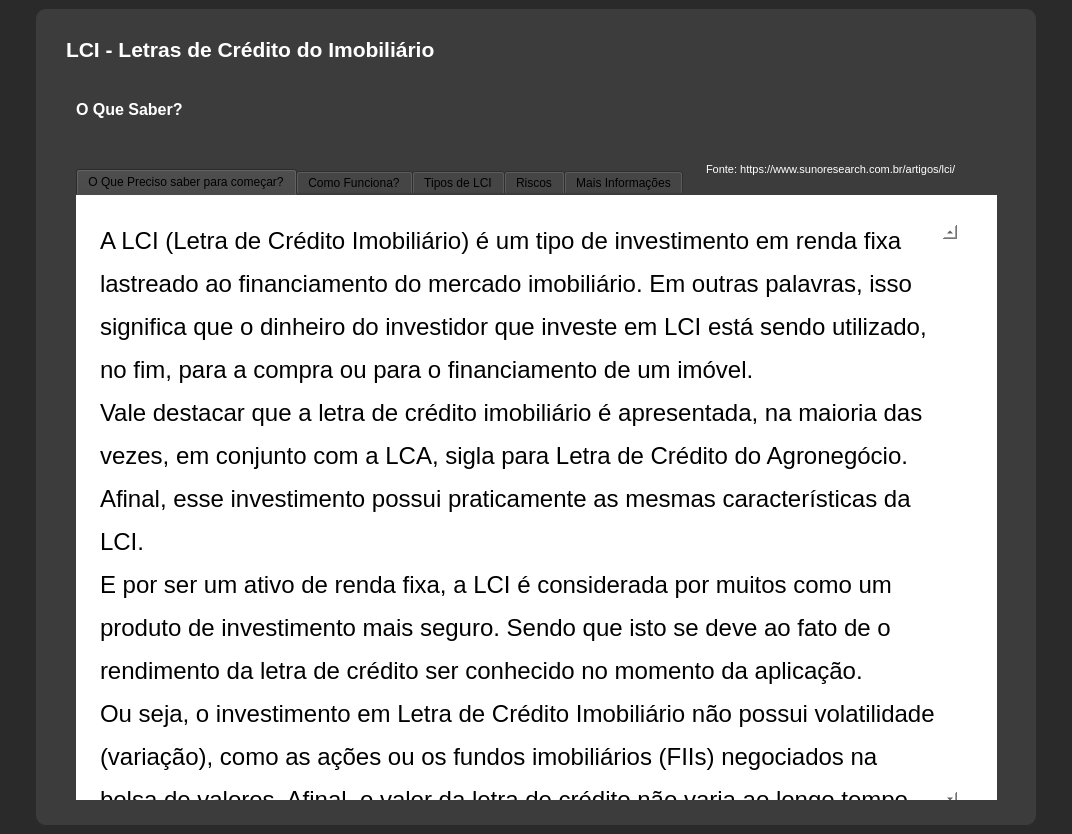
<?xml version="1.0" encoding="UTF-8"?>
<ui version="4.0">
 <class>MainWindow_Tela_base</class>
 <widget class="QMainWindow" name="MainWindow_Tela_base">
  <property name="geometry">
   <rect>
    <x>0</x>
    <y>0</y>
    <width>1072</width>
    <height>834</height>
   </rect>
  </property>
  <property name="minimumSize">
   <size>
    <width>500</width>
    <height>700</height>
   </size>
  </property>
  <property name="windowTitle">
   <string>Tela_base</string>
  </property>
  <property name="styleSheet">
   <string notr="true">background-color: rgb(42, 42, 42);</string>
  </property>
  <widget class="QWidget" name="centralwidget_Tela_base">
   <layout class="QVBoxLayout" name="verticalLayout">
    <property name="spacing">
     <number>0</number>
    </property>
    <property name="leftMargin">
     <number>0</number>
    </property>
    <property name="topMargin">
     <number>0</number>
    </property>
    <property name="rightMargin">
     <number>0</number>
    </property>
    <property name="bottomMargin">
     <number>0</number>
    </property>
    <item>
     <widget class="QFrame" name="conteudo_Tela_base">
      <property name="font">
       <font>
        <pointsize>11</pointsize>
       </font>
      </property>
      <property name="styleSheet">
       <string notr="true">background-color: rgb(42, 42, 42);</string>
      </property>
      <property name="frameShape">
       <enum>QFrame::NoFrame</enum>
      </property>
      <property name="frameShadow">
       <enum>QFrame::Raised</enum>
      </property>
      <layout class="QHBoxLayout" name="horizontalLayout">
       <item>
        <widget class="QFrame" name="Tela_Base">
         <property name="maximumSize">
          <size>
           <width>1000</width>
           <height>1000</height>
          </size>
         </property>
         <property name="styleSheet">
          <string notr="true">background-color: rgb(60, 60, 60);
border-radius: 10px;</string>
         </property>
         <property name="frameShape">
          <enum>QFrame::NoFrame</enum>
         </property>
         <property name="frameShadow">
          <enum>QFrame::Raised</enum>
         </property>
         <widget class="QLabel" name="label">
          <property name="geometry">
           <rect>
            <x>30</x>
            <y>20</y>
            <width>591</width>
            <height>41</height>
           </rect>
          </property>
          <property name="palette">
           <palette>
            <active>
             <colorrole role="WindowText">
              <brush brushstyle="SolidPattern">
               <color alpha="255">
                <red>255</red>
                <green>255</green>
                <blue>255</blue>
               </color>
              </brush>
             </colorrole>
             <colorrole role="Button">
              <brush brushstyle="SolidPattern">
               <color alpha="255">
                <red>60</red>
                <green>60</green>
                <blue>60</blue>
               </color>
              </brush>
             </colorrole>
             <colorrole role="Base">
              <brush brushstyle="SolidPattern">
               <color alpha="255">
                <red>60</red>
                <green>60</green>
                <blue>60</blue>
               </color>
              </brush>
             </colorrole>
             <colorrole role="Window">
              <brush brushstyle="SolidPattern">
               <color alpha="255">
                <red>60</red>
                <green>60</green>
                <blue>60</blue>
               </color>
              </brush>
             </colorrole>
            </active>
            <inactive>
             <colorrole role="WindowText">
              <brush brushstyle="SolidPattern">
               <color alpha="255">
                <red>255</red>
                <green>255</green>
                <blue>255</blue>
               </color>
              </brush>
             </colorrole>
             <colorrole role="Button">
              <brush brushstyle="SolidPattern">
               <color alpha="255">
                <red>60</red>
                <green>60</green>
                <blue>60</blue>
               </color>
              </brush>
             </colorrole>
             <colorrole role="Base">
              <brush brushstyle="SolidPattern">
               <color alpha="255">
                <red>60</red>
                <green>60</green>
                <blue>60</blue>
               </color>
              </brush>
             </colorrole>
             <colorrole role="Window">
              <brush brushstyle="SolidPattern">
               <color alpha="255">
                <red>60</red>
                <green>60</green>
                <blue>60</blue>
               </color>
              </brush>
             </colorrole>
            </inactive>
            <disabled>
             <colorrole role="WindowText">
              <brush brushstyle="SolidPattern">
               <color alpha="255">
                <red>120</red>
                <green>120</green>
                <blue>120</blue>
               </color>
              </brush>
             </colorrole>
             <colorrole role="Button">
              <brush brushstyle="SolidPattern">
               <color alpha="255">
                <red>60</red>
                <green>60</green>
                <blue>60</blue>
               </color>
              </brush>
             </colorrole>
             <colorrole role="Base">
              <brush brushstyle="SolidPattern">
               <color alpha="255">
                <red>60</red>
                <green>60</green>
                <blue>60</blue>
               </color>
              </brush>
             </colorrole>
             <colorrole role="Window">
              <brush brushstyle="SolidPattern">
               <color alpha="255">
                <red>60</red>
                <green>60</green>
                <blue>60</blue>
               </color>
              </brush>
             </colorrole>
            </disabled>
           </palette>
          </property>
          <property name="font">
           <font>
            <family>Segoe UI</family>
            <pointsize>16</pointsize>
            <weight>75</weight>
            <bold>true</bold>
           </font>
          </property>
          <property name="text">
           <string>LCI - Letras de Crédito do Imobiliário</string>
          </property>
         </widget>
         <widget class="QLabel" name="label_2">
          <property name="geometry">
           <rect>
            <x>40</x>
            <y>90</y>
            <width>161</width>
            <height>21</height>
           </rect>
          </property>
          <property name="palette">
           <palette>
            <active>
             <colorrole role="WindowText">
              <brush brushstyle="SolidPattern">
               <color alpha="255">
                <red>255</red>
                <green>255</green>
                <blue>255</blue>
               </color>
              </brush>
             </colorrole>
             <colorrole role="Button">
              <brush brushstyle="SolidPattern">
               <color alpha="255">
                <red>60</red>
                <green>60</green>
                <blue>60</blue>
               </color>
              </brush>
             </colorrole>
             <colorrole role="Base">
              <brush brushstyle="SolidPattern">
               <color alpha="255">
                <red>60</red>
                <green>60</green>
                <blue>60</blue>
               </color>
              </brush>
             </colorrole>
             <colorrole role="Window">
              <brush brushstyle="SolidPattern">
               <color alpha="255">
                <red>60</red>
                <green>60</green>
                <blue>60</blue>
               </color>
              </brush>
             </colorrole>
            </active>
            <inactive>
             <colorrole role="WindowText">
              <brush brushstyle="SolidPattern">
               <color alpha="255">
                <red>255</red>
                <green>255</green>
                <blue>255</blue>
               </color>
              </brush>
             </colorrole>
             <colorrole role="Button">
              <brush brushstyle="SolidPattern">
               <color alpha="255">
                <red>60</red>
                <green>60</green>
                <blue>60</blue>
               </color>
              </brush>
             </colorrole>
             <colorrole role="Base">
              <brush brushstyle="SolidPattern">
               <color alpha="255">
                <red>60</red>
                <green>60</green>
                <blue>60</blue>
               </color>
              </brush>
             </colorrole>
             <colorrole role="Window">
              <brush brushstyle="SolidPattern">
               <color alpha="255">
                <red>60</red>
                <green>60</green>
                <blue>60</blue>
               </color>
              </brush>
             </colorrole>
            </inactive>
            <disabled>
             <colorrole role="WindowText">
              <brush brushstyle="SolidPattern">
               <color alpha="255">
                <red>120</red>
                <green>120</green>
                <blue>120</blue>
               </color>
              </brush>
             </colorrole>
             <colorrole role="Button">
              <brush brushstyle="SolidPattern">
               <color alpha="255">
                <red>60</red>
                <green>60</green>
                <blue>60</blue>
               </color>
              </brush>
             </colorrole>
             <colorrole role="Base">
              <brush brushstyle="SolidPattern">
               <color alpha="255">
                <red>60</red>
                <green>60</green>
                <blue>60</blue>
               </color>
              </brush>
             </colorrole>
             <colorrole role="Window">
              <brush brushstyle="SolidPattern">
               <color alpha="255">
                <red>60</red>
                <green>60</green>
                <blue>60</blue>
               </color>
              </brush>
             </colorrole>
            </disabled>
           </palette>
          </property>
          <property name="font">
           <font>
            <family>Segoe UI</family>
            <pointsize>12</pointsize>
            <weight>75</weight>
            <bold>true</bold>
           </font>
          </property>
          <property name="text">
           <string>O Que Saber?</string>
          </property>
         </widget>
         <widget class="QTabWidget" name="tabWidget">
          <property name="geometry">
           <rect>
            <x>40</x>
            <y>160</y>
            <width>921</width>
            <height>631</height>
           </rect>
          </property>
          <property name="styleSheet">
           <string notr="true"/>
          </property>
          <property name="currentIndex">
           <number>0</number>
          </property>
          <widget class="QWidget" name="tab1">
           <attribute name="title">
            <string>O Que Preciso saber para começar?</string>
           </attribute>
           <widget class="QTextBrowser" name="textBrowser_3">
            <property name="geometry">
             <rect>
              <x>0</x>
              <y>-10</y>
              <width>921</width>
              <height>641</height>
             </rect>
            </property>
            <property name="font">
             <font>
              <family>Segoe UI</family>
              <pointsize>40</pointsize>
              <weight>50</weight>
              <bold>false</bold>
             </font>
            </property>
            <property name="styleSheet">
             <string notr="true">background-color: white;
padding-left: 20px; padding-right: 40px; padding-top: 40 px; padding-bottom: 20px;
font-size: 40pt</string>
            </property>
            <property name="sizeAdjustPolicy">
             <enum>QAbstractScrollArea::AdjustToContents</enum>
            </property>
            <property name="html">
             <string>&lt;!DOCTYPE HTML PUBLIC &quot;-//W3C//DTD HTML 4.0//EN&quot; &quot;http://www.w3.org/TR/REC-html40/strict.dtd&quot;&gt;
&lt;html&gt;&lt;head&gt;&lt;meta name=&quot;qrichtext&quot; content=&quot;1&quot; /&gt;&lt;style type=&quot;text/css&quot;&gt;
p, li { white-space: pre-wrap; }
&lt;/style&gt;&lt;/head&gt;&lt;body style=&quot; font-family:'Segoe UI'; font-size:40pt; font-weight:400; font-style:normal;&quot;&gt;
&lt;p style=&quot; margin-top:0px; margin-bottom:0px; margin-left:0px; margin-right:0px; -qt-block-indent:0; text-indent:0px;&quot;&gt;&lt;span style=&quot; font-size:28pt; vertical-align:super;&quot;&gt;A LCI (Letra de Crédito Imobiliário) é um tipo de investimento em renda fixa lastreado ao financiamento do mercado imobiliário. Em outras palavras, isso significa que o dinheiro do investidor que investe em LCI está sendo utilizado, no fim, para a compra ou para o financiamento de um imóvel.&lt;/span&gt;&lt;/p&gt;
&lt;p style=&quot; margin-top:0px; margin-bottom:0px; margin-left:0px; margin-right:0px; -qt-block-indent:0; text-indent:0px;&quot;&gt;&lt;span style=&quot; font-size:28pt; vertical-align:super;&quot;&gt;Vale destacar que a letra de crédito imobiliário é apresentada, na maioria das vezes, em conjunto com a LCA, sigla para Letra de Crédito do Agronegócio. Afinal, esse investimento possui praticamente as mesmas características da LCI.&lt;/span&gt;&lt;/p&gt;
&lt;p style=&quot; margin-top:0px; margin-bottom:0px; margin-left:0px; margin-right:0px; -qt-block-indent:0; text-indent:0px;&quot;&gt;&lt;span style=&quot; font-size:28pt; vertical-align:super;&quot;&gt;E por ser um ativo de renda fixa, a LCI é considerada por muitos como um produto de investimento mais seguro. Sendo que isto se deve ao fato de o rendimento da letra de crédito ser conhecido no momento da aplicação.&lt;/span&gt;&lt;/p&gt;
&lt;p style=&quot; margin-top:0px; margin-bottom:0px; margin-left:0px; margin-right:0px; -qt-block-indent:0; text-indent:0px;&quot;&gt;&lt;span style=&quot; font-size:28pt; vertical-align:super;&quot;&gt;Ou seja, o investimento em Letra de Crédito Imobiliário não possui volatilidade (variação), como as ações ou os fundos imobiliários (FIIs) negociados na bolsa de valores. Afinal, o valor da letra de crédito não varia ao longo tempo, porque o rendimento está definido na contratação da aplicação&lt;/span&gt;&lt;/p&gt;
&lt;p style=&quot; margin-top:0px; margin-bottom:0px; margin-left:0px; margin-right:0px; -qt-block-indent:0; text-indent:0px;&quot;&gt;&lt;span style=&quot; font-size:28pt; vertical-align:super;&quot;&gt;Por fim, vale ressaltar que quando o investidor aplica em uma LCI isso não significa que o dinheiro está indo diretamente para aquele que está financiando um imóvel. Na verdade, o capital da aplicação é captado por uma instituição financeira que, por sua vez, direciona o recurso para clientes do ramo imobiliário.&lt;/span&gt;&lt;/p&gt;
&lt;p style=&quot;-qt-paragraph-type:empty; margin-top:0px; margin-bottom:0px; margin-left:0px; margin-right:0px; -qt-block-indent:0; text-indent:0px; font-size:28pt; vertical-align:super;&quot;&gt;&lt;br /&gt;&lt;/p&gt;&lt;/body&gt;&lt;/html&gt;</string>
            </property>
           </widget>
          </widget>
          <widget class="QWidget" name="tab_2">
           <attribute name="title">
            <string>Como Funciona?</string>
           </attribute>
           <widget class="QTextBrowser" name="textBrowser_2">
            <property name="geometry">
             <rect>
              <x>0</x>
              <y>-10</y>
              <width>921</width>
              <height>641</height>
             </rect>
            </property>
            <property name="font">
             <font>
              <family>Segoe UI</family>
              <pointsize>40</pointsize>
              <weight>50</weight>
              <bold>false</bold>
             </font>
            </property>
            <property name="styleSheet">
             <string notr="true">background-color: white;
padding-left: 20px; padding-right: 40px; padding-top: 40 px; padding-bottom: 20px;
font-size: 40pt</string>
            </property>
            <property name="sizeAdjustPolicy">
             <enum>QAbstractScrollArea::AdjustToContents</enum>
            </property>
            <property name="html">
             <string>&lt;!DOCTYPE HTML PUBLIC &quot;-//W3C//DTD HTML 4.0//EN&quot; &quot;http://www.w3.org/TR/REC-html40/strict.dtd&quot;&gt;
&lt;html&gt;&lt;head&gt;&lt;meta name=&quot;qrichtext&quot; content=&quot;1&quot; /&gt;&lt;style type=&quot;text/css&quot;&gt;
p, li { white-space: pre-wrap; }
&lt;/style&gt;&lt;/head&gt;&lt;body style=&quot; font-family:'Segoe UI'; font-size:40pt; font-weight:400; font-style:normal;&quot;&gt;
&lt;p style=&quot; margin-top:0px; margin-bottom:0px; margin-left:0px; margin-right:0px; -qt-block-indent:0; text-indent:0px;&quot;&gt;&lt;span style=&quot; font-size:28pt; vertical-align:super;&quot;&gt;o investidor realiza uma aplicação em uma LCI de determinada instituição financeira, um grande banco de varejo, por exemplo.&lt;/span&gt;&lt;/p&gt;
&lt;p style=&quot; margin-top:0px; margin-bottom:0px; margin-left:0px; margin-right:0px; -qt-block-indent:0; text-indent:0px;&quot;&gt;&lt;span style=&quot; font-size:28pt; vertical-align:super;&quot;&gt;Nessa situação, suponha que essa instituição promete remunerar o investidor com determinada taxa de juros, como 0,8% ao mês. Sendo assim, com o recurso captado desse investidor (e de muitos outros que compraram a LCI), esse banco direciona o capital para emprestar aos seus clientes.&lt;/span&gt;&lt;/p&gt;
&lt;p style=&quot; margin-top:0px; margin-bottom:0px; margin-left:0px; margin-right:0px; -qt-block-indent:0; text-indent:0px;&quot;&gt;&lt;span style=&quot; font-size:28pt; vertical-align:super;&quot;&gt;Contudo, esse é o ponto-chave da LCI. Isso porque o direcionamento do recurso captado pelos títulos emitidos, no caso das LCI, deve ser realizados necessariamente para clientes do ramo imobiliário. Ou seja, para aqueles que necessitam de recursos para o financiamento de determinado tipo de imóvel.&lt;/span&gt;&lt;/p&gt;
&lt;p style=&quot; margin-top:0px; margin-bottom:0px; margin-left:0px; margin-right:0px; -qt-block-indent:0; text-indent:0px;&quot;&gt;&lt;span style=&quot; font-size:28pt; vertical-align:super;&quot;&gt;Além disso, para realizar esse direcionamento do capital levantado para clientes imobiliários, a instituição financeira cobra, obviamente, uma taxa de empréstimo, como de 1,5 % ao mês. Então, funciona assim:&lt;/span&gt;&lt;/p&gt;
&lt;p style=&quot;-qt-paragraph-type:empty; margin-top:0px; margin-bottom:0px; margin-left:0px; margin-right:0px; -qt-block-indent:0; text-indent:0px; font-size:28pt; vertical-align:super;&quot;&gt;&lt;br /&gt;&lt;/p&gt;
&lt;p style=&quot; margin-top:0px; margin-bottom:0px; margin-left:0px; margin-right:0px; -qt-block-indent:0; text-indent:0px;&quot;&gt;&lt;span style=&quot; font-size:28pt; vertical-align:super;&quot;&gt;    Remuneração do investidor: 0,8% ao mês;&lt;/span&gt;&lt;/p&gt;
&lt;p style=&quot; margin-top:0px; margin-bottom:0px; margin-left:0px; margin-right:0px; -qt-block-indent:0; text-indent:0px;&quot;&gt;&lt;span style=&quot; font-size:28pt; vertical-align:super;&quot;&gt;    Remuneração do banco: 1,5% ao mês;&lt;/span&gt;&lt;/p&gt;
&lt;p style=&quot; margin-top:0px; margin-bottom:0px; margin-left:0px; margin-right:0px; -qt-block-indent:0; text-indent:0px;&quot;&gt;&lt;span style=&quot; font-size:28pt; vertical-align:super;&quot;&gt;    Resultado da operação para o banco: 0,7%.&lt;/span&gt;&lt;/p&gt;
&lt;p style=&quot;-qt-paragraph-type:empty; margin-top:0px; margin-bottom:0px; margin-left:0px; margin-right:0px; -qt-block-indent:0; text-indent:0px; font-size:28pt; vertical-align:super;&quot;&gt;&lt;br /&gt;&lt;/p&gt;
&lt;p style=&quot; margin-top:0px; margin-bottom:0px; margin-left:0px; margin-right:0px; -qt-block-indent:0; text-indent:0px;&quot;&gt;&lt;span style=&quot; font-size:28pt; vertical-align:super;&quot;&gt;Ao final dessa triangulação, a instituição financeira que captou o recurso por meio de LCIs teve um resultado de 0,7% sobre o capital emprestado. Afinal, ela realizou a captação por um percentual de 0,8% com investidores de renda fixa, mas recebeu 1,5% sobre o empréstimo aos seus clientes.&lt;/span&gt;&lt;/p&gt;&lt;/body&gt;&lt;/html&gt;</string>
            </property>
           </widget>
          </widget>
          <widget class="QWidget" name="tab_3">
           <attribute name="title">
            <string>Tipos de LCI</string>
           </attribute>
           <widget class="QTextBrowser" name="textBrowser_4">
            <property name="geometry">
             <rect>
              <x>0</x>
              <y>-10</y>
              <width>921</width>
              <height>641</height>
             </rect>
            </property>
            <property name="font">
             <font>
              <family>Segoe UI</family>
              <pointsize>40</pointsize>
              <weight>50</weight>
              <bold>false</bold>
             </font>
            </property>
            <property name="styleSheet">
             <string notr="true">background-color: white;
padding-left: 20px; padding-right: 40px; padding-top: 40 px; padding-bottom: 20px;
font-size: 40pt</string>
            </property>
            <property name="sizeAdjustPolicy">
             <enum>QAbstractScrollArea::AdjustToContents</enum>
            </property>
            <property name="html">
             <string>&lt;!DOCTYPE HTML PUBLIC &quot;-//W3C//DTD HTML 4.0//EN&quot; &quot;http://www.w3.org/TR/REC-html40/strict.dtd&quot;&gt;
&lt;html&gt;&lt;head&gt;&lt;meta name=&quot;qrichtext&quot; content=&quot;1&quot; /&gt;&lt;style type=&quot;text/css&quot;&gt;
p, li { white-space: pre-wrap; }
&lt;/style&gt;&lt;/head&gt;&lt;body style=&quot; font-family:'Segoe UI'; font-size:40pt; font-weight:400; font-style:normal;&quot;&gt;
&lt;p style=&quot; margin-top:0px; margin-bottom:0px; margin-left:0px; margin-right:0px; -qt-block-indent:0; text-indent:0px;&quot;&gt;&lt;span style=&quot; font-size:28pt; font-weight:600; vertical-align:super;&quot;&gt;LCI pré-fixada&lt;/span&gt;&lt;/p&gt;
&lt;p style=&quot; margin-top:0px; margin-bottom:0px; margin-left:0px; margin-right:0px; -qt-block-indent:0; text-indent:0px;&quot;&gt;&lt;span style=&quot; font-size:28pt; vertical-align:super;&quot;&gt;O primeiro tipo de letra de crédito imobiliário é da LCI pré-fixada. Neste tipo de LCI, o investidor sabe exatamente o valor nominal que irá receber ao vencimento da letra de crédito. Afinal, a rentabilidade do investimento é pré-fixada, isto é, pré-definida.&lt;/span&gt;&lt;/p&gt;
&lt;p style=&quot; margin-top:0px; margin-bottom:0px; margin-left:0px; margin-right:0px; -qt-block-indent:0; text-indent:0px;&quot;&gt;&lt;span style=&quot; font-size:28pt; vertical-align:super;&quot;&gt;Alguns dos possíveis rendimentos de uma LCI pré-fixada, portanto são, ao ano:&lt;/span&gt;&lt;/p&gt;
&lt;p style=&quot;-qt-paragraph-type:empty; margin-top:0px; margin-bottom:0px; margin-left:0px; margin-right:0px; -qt-block-indent:0; text-indent:0px; font-size:28pt; vertical-align:super;&quot;&gt;&lt;br /&gt;&lt;/p&gt;
&lt;p style=&quot; margin-top:0px; margin-bottom:0px; margin-left:0px; margin-right:0px; -qt-block-indent:0; text-indent:0px;&quot;&gt;&lt;span style=&quot; font-size:28pt; vertical-align:super;&quot;&gt;    5%;&lt;/span&gt;&lt;/p&gt;
&lt;p style=&quot; margin-top:0px; margin-bottom:0px; margin-left:0px; margin-right:0px; -qt-block-indent:0; text-indent:0px;&quot;&gt;&lt;span style=&quot; font-size:28pt; vertical-align:super;&quot;&gt;    10%;&lt;/span&gt;&lt;/p&gt;
&lt;p style=&quot; margin-top:0px; margin-bottom:0px; margin-left:0px; margin-right:0px; -qt-block-indent:0; text-indent:0px;&quot;&gt;&lt;span style=&quot; font-size:28pt; vertical-align:super;&quot;&gt;    12%;&lt;/span&gt;&lt;/p&gt;
&lt;p style=&quot; margin-top:0px; margin-bottom:0px; margin-left:0px; margin-right:0px; -qt-block-indent:0; text-indent:0px;&quot;&gt;&lt;span style=&quot; font-size:28pt; vertical-align:super;&quot;&gt;    15%.&lt;/span&gt;&lt;/p&gt;
&lt;p style=&quot;-qt-paragraph-type:empty; margin-top:0px; margin-bottom:0px; margin-left:0px; margin-right:0px; -qt-block-indent:0; text-indent:0px; font-size:28pt; vertical-align:super;&quot;&gt;&lt;br /&gt;&lt;/p&gt;
&lt;p style=&quot; margin-top:0px; margin-bottom:0px; margin-left:0px; margin-right:0px; -qt-block-indent:0; text-indent:0px;&quot;&gt;&lt;span style=&quot; font-size:28pt; vertical-align:super;&quot;&gt;Como pode ser observado, a taxa de remuneração neste tipo de LCI é pré-estabelecida, sendo que o investidor sabe exatamente o percentual que seu dinheiro irá render e o quanto terá no vencimento do título.&lt;/span&gt;&lt;/p&gt;
&lt;p style=&quot; margin-top:0px; margin-bottom:0px; margin-left:0px; margin-right:0px; -qt-block-indent:0; text-indent:0px;&quot;&gt;&lt;span style=&quot; font-size:28pt; vertical-align:super;&quot;&gt;Normalmente, investidores se enganam com esse tipo de rendimento, acreditando que ele é sempre o mais vantajoso. Por exemplo, em um período de inflação de 2% no ano, é possível que a Taxa Selic esteja 4% ao ano e que haja uma LCI com rendimento de 8% ao ano.&lt;/span&gt;&lt;/p&gt;
&lt;p style=&quot; margin-top:0px; margin-bottom:0px; margin-left:0px; margin-right:0px; -qt-block-indent:0; text-indent:0px;&quot;&gt;&lt;span style=&quot; font-size:28pt; vertical-align:super;&quot;&gt;Contudo, esse tipo de LCI possui o risco inflacionário. Afinal, o rendimento será de 8% a.a independentemente de quanto for a inflação do próximo ano ou de quanto estará a taxa de juros do país. Isso significa que se a inflação subir muito, por exemplo, para 10%, o investidor da LCI pré-fixada estará, em termos de rendimento real, perdendo dinheiro.&lt;/span&gt;&lt;/p&gt;
&lt;p style=&quot; margin-top:0px; margin-bottom:0px; margin-left:0px; margin-right:0px; -qt-block-indent:0; text-indent:0px;&quot;&gt;&lt;span style=&quot; font-size:28pt; vertical-align:super;&quot;&gt;Por outro lado, se fosse uma LCI pós-fixada, essa possibilidade de perda real seria quase que eliminada, como será visto a seguir. Vale destacar, contudo, que não existe modalidade melhor ou pior.&lt;/span&gt;&lt;/p&gt;
&lt;p style=&quot; margin-top:0px; margin-bottom:0px; margin-left:0px; margin-right:0px; -qt-block-indent:0; text-indent:0px;&quot;&gt;&lt;span style=&quot; font-size:28pt; vertical-align:super;&quot;&gt;O que existe, na verdade, são produtos diferentes para objetivos e realidades de investidores diferentes. Por isso, é importante conhecer bem quais são os tipos de LCI e quais são as vantagens e desvantagens de cada modalidade de letra de crédito imobiliário.&lt;/span&gt;&lt;/p&gt;
&lt;p style=&quot;-qt-paragraph-type:empty; margin-top:0px; margin-bottom:0px; margin-left:0px; margin-right:0px; -qt-block-indent:0; text-indent:0px;&quot;&gt;&lt;br /&gt;&lt;/p&gt;
&lt;p style=&quot; margin-top:0px; margin-bottom:0px; margin-left:0px; margin-right:0px; -qt-block-indent:0; text-indent:0px;&quot;&gt;&lt;span style=&quot; font-size:28pt; font-weight:600; vertical-align:super;&quot;&gt;LCI pós-fixada&lt;/span&gt;&lt;/p&gt;
&lt;p style=&quot; margin-top:0px; margin-bottom:0px; margin-left:0px; margin-right:0px; -qt-block-indent:0; text-indent:0px;&quot;&gt;&lt;span style=&quot; font-size:28pt; vertical-align:super;&quot;&gt;Nesta modalidade de letra de crédito imobiliário, o investidor conhece como será calculada a rentabilidade de seu investimento, mas não sabe exatamente qual será o rendimento final da aplicação.&lt;/span&gt;&lt;/p&gt;
&lt;p style=&quot; margin-top:0px; margin-bottom:0px; margin-left:0px; margin-right:0px; -qt-block-indent:0; text-indent:0px;&quot;&gt;&lt;span style=&quot; font-size:28pt; vertical-align:super;&quot;&gt;Isso porque a LCI pós-fixada rende de acordo com algum de indexador externo de preço. Sendo que na maioria dos casos o indicador utilizado é o CDI (Certificado de Depósito Interbancário), que é derivado e que fica muito próximo da taxa básica de juros da economia (Taxa Selic).&lt;/span&gt;&lt;/p&gt;
&lt;p style=&quot; margin-top:0px; margin-bottom:0px; margin-left:0px; margin-right:0px; -qt-block-indent:0; text-indent:0px;&quot;&gt;&lt;span style=&quot; font-size:28pt; vertical-align:super;&quot;&gt;Assim, a remuneração do investidor que aplica seu recurso em uma LCI pós-fixada está, na grande maioria das vezes, diretamente ligada ao CDI. Assim, as taxas dessa modalidade de letra de crédito imobiliário são exibidas da seguinte maneira, ao ano:&lt;/span&gt;&lt;/p&gt;
&lt;p style=&quot;-qt-paragraph-type:empty; margin-top:0px; margin-bottom:0px; margin-left:0px; margin-right:0px; -qt-block-indent:0; text-indent:0px; font-size:28pt; vertical-align:super;&quot;&gt;&lt;br /&gt;&lt;/p&gt;
&lt;p style=&quot; margin-top:0px; margin-bottom:0px; margin-left:0px; margin-right:0px; -qt-block-indent:0; text-indent:0px;&quot;&gt;&lt;span style=&quot; font-size:28pt; vertical-align:super;&quot;&gt;    70% do CDI;&lt;/span&gt;&lt;/p&gt;
&lt;p style=&quot; margin-top:0px; margin-bottom:0px; margin-left:0px; margin-right:0px; -qt-block-indent:0; text-indent:0px;&quot;&gt;&lt;span style=&quot; font-size:28pt; vertical-align:super;&quot;&gt;    90% do CDI;&lt;/span&gt;&lt;/p&gt;
&lt;p style=&quot; margin-top:0px; margin-bottom:0px; margin-left:0px; margin-right:0px; -qt-block-indent:0; text-indent:0px;&quot;&gt;&lt;span style=&quot; font-size:28pt; vertical-align:super;&quot;&gt;    110% do CDI.&lt;/span&gt;&lt;/p&gt;
&lt;p style=&quot;-qt-paragraph-type:empty; margin-top:0px; margin-bottom:0px; margin-left:0px; margin-right:0px; -qt-block-indent:0; text-indent:0px; font-size:28pt; vertical-align:super;&quot;&gt;&lt;br /&gt;&lt;/p&gt;
&lt;p style=&quot; margin-top:0px; margin-bottom:0px; margin-left:0px; margin-right:0px; -qt-block-indent:0; text-indent:0px;&quot;&gt;&lt;span style=&quot; font-size:28pt; vertical-align:super;&quot;&gt;Como pode ser observado, há um trato com relação à porcentagem de remuneração em relação ao indexador de preço. Contudo, não é possível saber ao certo e com precisão qual será o rendimento dessas LCIs, como no caso das pré-fixadas.&lt;/span&gt;&lt;/p&gt;
&lt;p style=&quot; margin-top:0px; margin-bottom:0px; margin-left:0px; margin-right:0px; -qt-block-indent:0; text-indent:0px;&quot;&gt;&lt;span style=&quot; font-size:28pt; vertical-align:super;&quot;&gt;Afinal, conforme o CDI se altera ao longo do tempo, de acordo com as decisões a respeito da Selic pelo Copom (Comitê de Política Monetária), a rentabilidade do investidor que aplicou vai se alterando. Isto é, quanto maior o CDI, maior o rendimento; e quanto menor essa taxa, menor a remuneração do investidor.&lt;/span&gt;&lt;/p&gt;
&lt;p style=&quot; margin-top:0px; margin-bottom:0px; margin-left:0px; margin-right:0px; -qt-block-indent:0; text-indent:0px;&quot;&gt;&lt;span style=&quot; font-size:28pt; vertical-align:super;&quot;&gt;Por fim, vale destacar que apenas as LCIs com vencimento acima de 36 meses podem ser emitidas de maneira pós-fixada. Por isso, investidores só vão encontrar letras de crédito nessa modalidade em LCIs com vencimento superior a esse prazo.&lt;/span&gt;&lt;/p&gt;
&lt;p style=&quot;-qt-paragraph-type:empty; margin-top:0px; margin-bottom:0px; margin-left:0px; margin-right:0px; -qt-block-indent:0; text-indent:0px; font-size:28pt; vertical-align:super;&quot;&gt;&lt;br /&gt;&lt;/p&gt;
&lt;p style=&quot; margin-top:0px; margin-bottom:0px; margin-left:0px; margin-right:0px; -qt-block-indent:0; text-indent:0px;&quot;&gt;&lt;span style=&quot; font-size:28pt; font-weight:600; vertical-align:super;&quot;&gt;LCI híbrida&lt;/span&gt;&lt;/p&gt;
&lt;p style=&quot; margin-top:0px; margin-bottom:0px; margin-left:0px; margin-right:0px; -qt-block-indent:0; text-indent:0px;&quot;&gt;&lt;span style=&quot; font-size:28pt; vertical-align:super;&quot;&gt;Por fim, além da remuneração pré e pós-fixada, há também a LCI híbrida. Nessa última modalidade de LCI, há uma mesclagem entre os outros dois tipos de letra de crédito imobiliário elencados anteriormente.&lt;/span&gt;&lt;/p&gt;
&lt;p style=&quot; margin-top:0px; margin-bottom:0px; margin-left:0px; margin-right:0px; -qt-block-indent:0; text-indent:0px;&quot;&gt;&lt;span style=&quot; font-size:28pt; vertical-align:super;&quot;&gt;Isso porque as LCIs híbridas misturam o rendimento pré-fixado com a remuneração variável, que remunera o investidor de acordo com algum indexador externo e de percentual flutuante. Assim, o rendimento desse tipo de LCI pode ser:&lt;/span&gt;&lt;/p&gt;
&lt;p style=&quot;-qt-paragraph-type:empty; margin-top:0px; margin-bottom:0px; margin-left:0px; margin-right:0px; -qt-block-indent:0; text-indent:0px; font-size:28pt; vertical-align:super;&quot;&gt;&lt;br /&gt;&lt;/p&gt;
&lt;p style=&quot; margin-top:0px; margin-bottom:0px; margin-left:0px; margin-right:0px; -qt-block-indent:0; text-indent:0px;&quot;&gt;&lt;span style=&quot; font-size:28pt; vertical-align:super;&quot;&gt;    CDI + 2%;&lt;/span&gt;&lt;/p&gt;
&lt;p style=&quot; margin-top:0px; margin-bottom:0px; margin-left:0px; margin-right:0px; -qt-block-indent:0; text-indent:0px;&quot;&gt;&lt;span style=&quot; font-size:28pt; vertical-align:super;&quot;&gt;    60% do CDI + 1%;&lt;/span&gt;&lt;/p&gt;
&lt;p style=&quot; margin-top:0px; margin-bottom:0px; margin-left:0px; margin-right:0px; -qt-block-indent:0; text-indent:0px;&quot;&gt;&lt;span style=&quot; font-size:28pt; vertical-align:super;&quot;&gt;    IPCA (inflação oficial) + 3%;&lt;/span&gt;&lt;/p&gt;
&lt;p style=&quot; margin-top:0px; margin-bottom:0px; margin-left:0px; margin-right:0px; -qt-block-indent:0; text-indent:0px;&quot;&gt;&lt;span style=&quot; font-size:28pt; vertical-align:super;&quot;&gt;    IGP-M (Índice Geral de Preços de Mercado) + 1%.&lt;/span&gt;&lt;/p&gt;
&lt;p style=&quot;-qt-paragraph-type:empty; margin-top:0px; margin-bottom:0px; margin-left:0px; margin-right:0px; -qt-block-indent:0; text-indent:0px; font-size:28pt; vertical-align:super;&quot;&gt;&lt;br /&gt;&lt;/p&gt;
&lt;p style=&quot; margin-top:0px; margin-bottom:0px; margin-left:0px; margin-right:0px; -qt-block-indent:0; text-indent:0px;&quot;&gt;&lt;span style=&quot; font-size:28pt; vertical-align:super;&quot;&gt;Como pode ser observado neste tipo de LCI, o investidor possui uma parte da remuneração da letra de crédito variável, que muda conforme o indexador do título (CDI, IPCA, IGP-M). Mas também um acréscimo de rendimento fixo, pré-fixado (1%, 2%, 3%).&lt;/span&gt;&lt;/p&gt;&lt;/body&gt;&lt;/html&gt;</string>
            </property>
           </widget>
          </widget>
          <widget class="QWidget" name="tab">
           <attribute name="title">
            <string>Riscos</string>
           </attribute>
           <widget class="QTextBrowser" name="textBrowser_5">
            <property name="geometry">
             <rect>
              <x>0</x>
              <y>-10</y>
              <width>921</width>
              <height>641</height>
             </rect>
            </property>
            <property name="font">
             <font>
              <family>Segoe UI</family>
              <pointsize>40</pointsize>
              <weight>50</weight>
              <bold>false</bold>
             </font>
            </property>
            <property name="styleSheet">
             <string notr="true">background-color: white;
padding-left: 20px; padding-right: 40px; padding-top: 40 px; padding-bottom: 20px;
font-size: 40pt</string>
            </property>
            <property name="sizeAdjustPolicy">
             <enum>QAbstractScrollArea::AdjustToContents</enum>
            </property>
            <property name="html">
             <string>&lt;!DOCTYPE HTML PUBLIC &quot;-//W3C//DTD HTML 4.0//EN&quot; &quot;http://www.w3.org/TR/REC-html40/strict.dtd&quot;&gt;
&lt;html&gt;&lt;head&gt;&lt;meta name=&quot;qrichtext&quot; content=&quot;1&quot; /&gt;&lt;style type=&quot;text/css&quot;&gt;
p, li { white-space: pre-wrap; }
&lt;/style&gt;&lt;/head&gt;&lt;body style=&quot; font-family:'Segoe UI'; font-size:40pt; font-weight:400; font-style:normal;&quot;&gt;
&lt;p style=&quot; margin-top:0px; margin-bottom:0px; margin-left:0px; margin-right:0px; -qt-block-indent:0; text-indent:0px;&quot;&gt;&lt;span style=&quot; font-size:28pt; vertical-align:super;&quot;&gt;o risco do investimento não está ligado ao cliente do ramo imobiliário que recebe, na ponta, o recurso dos investidores. Na verdade, o risco desse investimento vem do emissor da LCI, que é uma instituição financeira.&lt;/span&gt;&lt;/p&gt;
&lt;p style=&quot; margin-top:0px; margin-bottom:0px; margin-left:0px; margin-right:0px; -qt-block-indent:0; text-indent:0px;&quot;&gt;&lt;span style=&quot; font-size:28pt; vertical-align:super;&quot;&gt;Isso significa que se o cliente imobiliário não pagar pelo empréstimo ou pelo financiamento, os investidores da LCI não arcam com o prejuízo. No caso, é a instituição financeira que realizou a análise de crédito e que concedeu o empréstimo a responsável por arcar com essa inadimplência.&lt;/span&gt;&lt;/p&gt;
&lt;p style=&quot; margin-top:0px; margin-bottom:0px; margin-left:0px; margin-right:0px; -qt-block-indent:0; text-indent:0px;&quot;&gt;&lt;span style=&quot; font-size:28pt; vertical-align:super;&quot;&gt;Em outras palavras, a instituição financeira irá arcar com a inadimplência e, mesmo assim, deve pagar os investidores da LCI que emitiu. Por isso, o risco da LCI é justamente o risco de crédito da própria instituição financeira que emitiu esse título.&lt;/span&gt;&lt;/p&gt;
&lt;p style=&quot; margin-top:0px; margin-bottom:0px; margin-left:0px; margin-right:0px; -qt-block-indent:0; text-indent:0px;&quot;&gt;&lt;span style=&quot; font-size:28pt; vertical-align:super;&quot;&gt;Então, quanto mais sólida a instituição financeira emissora da letra de crédito imobiliário, menor o risco desse título. Da mesma maneira, quanto menor e menos saudável financeiramente a instituição financeira, maior o risco da LCI.&lt;/span&gt;&lt;/p&gt;
&lt;p style=&quot; margin-top:0px; margin-bottom:0px; margin-left:0px; margin-right:0px; -qt-block-indent:0; text-indent:0px;&quot;&gt;&lt;span style=&quot; font-size:28pt; vertical-align:super;&quot;&gt;O segundo ponto que deve ser observado na hora de avaliar uma LCI é a sua rentabilidade. Como a maior parte dos investimentos: quanto maior o risco, maior o retorno; e quanto menor o risco, menor será também o rendimento esperado.&lt;/span&gt;&lt;/p&gt;
&lt;p style=&quot; margin-top:0px; margin-bottom:0px; margin-left:0px; margin-right:0px; -qt-block-indent:0; text-indent:0px;&quot;&gt;&lt;span style=&quot; font-size:28pt; vertical-align:super;&quot;&gt;Por isso, ao investir em LCI de instituição financeiras muito consolidadas e saudáveis financeiramente, como os grandes bancos de varejo, é importante lembrar que a rentabilidade do título será menor. Afinal, o risco desse título para o investidor será reduzido.&lt;/span&gt;&lt;/p&gt;
&lt;p style=&quot; margin-top:0px; margin-bottom:0px; margin-left:0px; margin-right:0px; -qt-block-indent:0; text-indent:0px;&quot;&gt;&lt;span style=&quot; font-size:28pt; vertical-align:super;&quot;&gt;Por outro lado, ao investir em letras de crédito de pequenos bancos e de instituições financeiras menos saudáveis financeiramente, a remuneração será maior. Afinal, se a rentabilidade fosse a mesma, nenhum investidor investiria em uma LCI mais arriscada.&lt;/span&gt;&lt;/p&gt;
&lt;p style=&quot; margin-top:0px; margin-bottom:0px; margin-left:0px; margin-right:0px; -qt-block-indent:0; text-indent:0px;&quot;&gt;&lt;span style=&quot; font-size:28pt; vertical-align:super;&quot;&gt;Em outras palavras, para que investidores estejam dispostos a disponibilizar recurso, por meio de uma letra de crédito imobiliária, para uma instituição financeira que representa maior risco, é preciso que a rentabilidade da LCI seja mais atrativa.&lt;/span&gt;&lt;/p&gt;&lt;/body&gt;&lt;/html&gt;</string>
            </property>
           </widget>
          </widget>
          <widget class="QWidget" name="tab_4">
           <attribute name="title">
            <string>Mais Informações</string>
           </attribute>
           <widget class="QTextBrowser" name="textBrowser_6">
            <property name="geometry">
             <rect>
              <x>0</x>
              <y>-10</y>
              <width>921</width>
              <height>641</height>
             </rect>
            </property>
            <property name="font">
             <font>
              <family>Segoe UI</family>
              <pointsize>40</pointsize>
              <weight>50</weight>
              <bold>false</bold>
             </font>
            </property>
            <property name="styleSheet">
             <string notr="true">background-color: white;
padding-left: 20px; padding-right: 40px; padding-top: 40 px; padding-bottom: 20px;
font-size: 40pt</string>
            </property>
            <property name="sizeAdjustPolicy">
             <enum>QAbstractScrollArea::AdjustToContents</enum>
            </property>
            <property name="html">
             <string>&lt;!DOCTYPE HTML PUBLIC &quot;-//W3C//DTD HTML 4.0//EN&quot; &quot;http://www.w3.org/TR/REC-html40/strict.dtd&quot;&gt;
&lt;html&gt;&lt;head&gt;&lt;meta name=&quot;qrichtext&quot; content=&quot;1&quot; /&gt;&lt;style type=&quot;text/css&quot;&gt;
p, li { white-space: pre-wrap; }
&lt;/style&gt;&lt;/head&gt;&lt;body style=&quot; font-family:'Segoe UI'; font-size:40pt; font-weight:400; font-style:normal;&quot;&gt;
&lt;p style=&quot; margin-top:0px; margin-bottom:0px; margin-left:0px; margin-right:0px; -qt-block-indent:0; text-indent:0px;&quot;&gt;&lt;span style=&quot; font-size:28pt; vertical-align:super;&quot;&gt;Inserir texto&lt;/span&gt;&lt;/p&gt;&lt;/body&gt;&lt;/html&gt;</string>
            </property>
           </widget>
          </widget>
         </widget>
         <widget class="QLabel" name="label_3">
          <property name="geometry">
           <rect>
            <x>670</x>
            <y>150</y>
            <width>301</width>
            <height>20</height>
           </rect>
          </property>
          <property name="palette">
           <palette>
            <active>
             <colorrole role="WindowText">
              <brush brushstyle="SolidPattern">
               <color alpha="255">
                <red>255</red>
                <green>255</green>
                <blue>255</blue>
               </color>
              </brush>
             </colorrole>
             <colorrole role="Button">
              <brush brushstyle="SolidPattern">
               <color alpha="255">
                <red>60</red>
                <green>60</green>
                <blue>60</blue>
               </color>
              </brush>
             </colorrole>
             <colorrole role="Base">
              <brush brushstyle="SolidPattern">
               <color alpha="255">
                <red>60</red>
                <green>60</green>
                <blue>60</blue>
               </color>
              </brush>
             </colorrole>
             <colorrole role="Window">
              <brush brushstyle="SolidPattern">
               <color alpha="255">
                <red>60</red>
                <green>60</green>
                <blue>60</blue>
               </color>
              </brush>
             </colorrole>
            </active>
            <inactive>
             <colorrole role="WindowText">
              <brush brushstyle="SolidPattern">
               <color alpha="255">
                <red>255</red>
                <green>255</green>
                <blue>255</blue>
               </color>
              </brush>
             </colorrole>
             <colorrole role="Button">
              <brush brushstyle="SolidPattern">
               <color alpha="255">
                <red>60</red>
                <green>60</green>
                <blue>60</blue>
               </color>
              </brush>
             </colorrole>
             <colorrole role="Base">
              <brush brushstyle="SolidPattern">
               <color alpha="255">
                <red>60</red>
                <green>60</green>
                <blue>60</blue>
               </color>
              </brush>
             </colorrole>
             <colorrole role="Window">
              <brush brushstyle="SolidPattern">
               <color alpha="255">
                <red>60</red>
                <green>60</green>
                <blue>60</blue>
               </color>
              </brush>
             </colorrole>
            </inactive>
            <disabled>
             <colorrole role="WindowText">
              <brush brushstyle="SolidPattern">
               <color alpha="255">
                <red>120</red>
                <green>120</green>
                <blue>120</blue>
               </color>
              </brush>
             </colorrole>
             <colorrole role="Button">
              <brush brushstyle="SolidPattern">
               <color alpha="255">
                <red>60</red>
                <green>60</green>
                <blue>60</blue>
               </color>
              </brush>
             </colorrole>
             <colorrole role="Base">
              <brush brushstyle="SolidPattern">
               <color alpha="255">
                <red>60</red>
                <green>60</green>
                <blue>60</blue>
               </color>
              </brush>
             </colorrole>
             <colorrole role="Window">
              <brush brushstyle="SolidPattern">
               <color alpha="255">
                <red>60</red>
                <green>60</green>
                <blue>60</blue>
               </color>
              </brush>
             </colorrole>
            </disabled>
           </palette>
          </property>
          <property name="font">
           <font>
            <family>Segoe UI</family>
            <pointsize>8</pointsize>
           </font>
          </property>
          <property name="text">
           <string>Fonte: https://www.sunoresearch.com.br/artigos/lci/</string>
          </property>
         </widget>
        </widget>
       </item>
      </layout>
     </widget>
    </item>
   </layout>
  </widget>
 </widget>
 <resources/>
 <connections/>
</ui>
